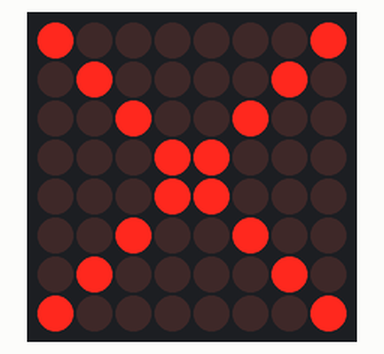
Recording of a sketch running on a simulated Arduino Uno, built with avr-gcc and run on an emulated ATmega328P. Parts: 8×8 LED matrix.

Above: at 0.05 s.

The sketch:

Simple.ino
```cpp
#include <MD_MAX72xx.h>

#define HARDWARE_TYPE MD_MAX72XX::FC16_HW
#define MAX_DEVICES 1

#define CLK_PIN  13
#define DATA_PIN 11
#define CS_PIN   10

MD_MAX72XX mx = MD_MAX72XX(HARDWARE_TYPE,
                           DATA_PIN,
                           CLK_PIN,
                           CS_PIN,
                           MAX_DEVICES);

void setup() {
  Serial.begin(57600);

  if (!mx.begin()) {
    Serial.print("\n Existe un error en la configuracion");
  }
}

void loop() {
  mx.setPoint(0,0, true);
  mx.setPoint(0,7, true);
  mx.setPoint(1,1, true);
  mx.setPoint(1,6, true);
  mx.setPoint(2,2, true);
  mx.setPoint(2,5, true);
  mx.setPoint(3,3, true);
  mx.setPoint(3,4, true);
  mx.setPoint(4,3, true);
  mx.setPoint(4,4, true);
  mx.setPoint(5,2, true);
  mx.setPoint(5,5, true);
  mx.setPoint(6,1, true);
  mx.setPoint(6,6, true);
  mx.setPoint(7,0, true);
  mx.setPoint(7,7, true);
  delay(100);

  for (int i=0; i <8; i++) {
    for(int j=0; j<8; j++) {
      mx.setPoint(i,j,false);
    }
  }
  delay(100);
}
```
